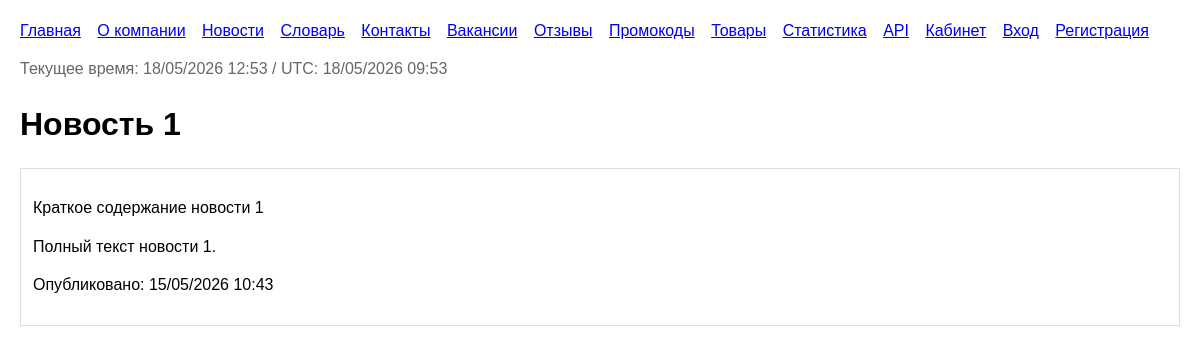
The page /news/1/ on the database its author committed.
### catalog/models.py (models this page shows, shortened)
class TimeStampedModel(models.Model):
    created_at = models.DateTimeField(auto_now_add=True)
    updated_at = models.DateTimeField(auto_now=True)
    class Meta:
        abstract = True

class NewsArticle(TimeStampedModel):
    title = models.CharField(max_length=200)
    summary = models.CharField(max_length=255)
    body = models.TextField()
    image = models.FileField(upload_to='news/', blank=True, null=True)
    image_url = models.URLField(blank=True)
    published_at = models.DateTimeField(default=timezone.now)
    is_published = models.BooleanField(default=True)
    class Meta:
        ordering = ['-published_at']
    @property
    def image_source(self):
        if self.image:
            return self.image.url
        return self.image_url

### catalog/views.py (the view)
# urls.py: path('news/<int:pk>/', views.news_detail, name='news_detail'),
def news_detail(request, pk):
    article = get_object_or_404(NewsArticle, pk=pk, is_published=True)
    return render(request, 'catalog/news_detail.html', page_context(article=article))

### catalog/views.py (called while the page is built)
def page_context(**kwargs):
    ctx = {'current_dt': timezone.now()}
    ctx.update(kwargs)
    return ctx

### templates/catalog/news_detail.html (shortened to what this page needs)
{% extends 'catalog/base.html' %}
{% block content %}
<h1>{{ article.title }}</h1>
<div class="card">
    <p>{{ article.summary }}</p>
    <p>{{ article.body }}</p>
    <p>Опубликовано: {{ article.published_at|date:'d/m/Y H:i' }}</p>
</div>
{% endblock %}

### templates/catalog/base.html (style rules this page uses)
body { font-family: Arial, sans-serif; margin: 20px; line-height: 1.4; }
.card { border: 1px solid #ddd; padding: 12px; margin: 12px 0; }

### rows shown on the page
NewsArticle: title "Новость 1", summary "Краткое содержание новости 1", body "Полный текст новости 1.", published_at "15/05/2026 10:43"
